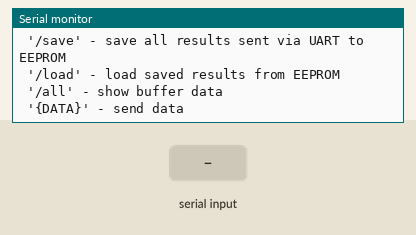
A program run on a simulated ATmega328P, built with avr-gcc and emulated at 16 MHz. Shown: the last lines printed to the serial monitor. The test bench sets the inputs (shaded band).

Above: at 1.2 s.
1.3 s: "1\n" received over Serial
At 2.3 s:
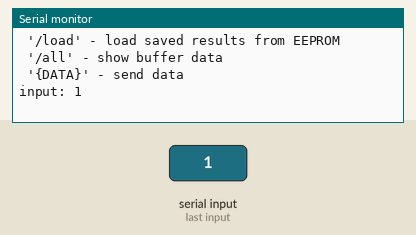
2.8 s: "0\n" received over Serial
At 3.4 s:
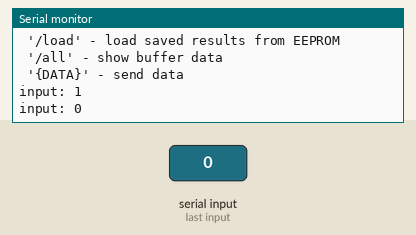

The program:

main.c
```c
/*
 *  Serial communication with Atmega328p
 *  Supports UART, Interrupts, EEPROM RW
 *  Extending to support Flash RW
 *  Datasheet: https://www.sparkfun.com/datasheets/Components/SMD/ATMega328.pdf
 *
 *  Author: Ramiz Polic
 */


// Predefined constants
#define F_CPU           16000000
#define USART_BAUDRATE  9600
#define UBRR_VALUE      (((F_CPU/(USART_BAUDRATE*16UL)))-1)
#define RX_BUFFER_SIZE  512
#define RX_LINE_SIZE    128

#include <avr/io.h>
#include <util/delay.h>
#include <avr/interrupt.h>
#include <avr/eeprom.h>

// Globals
volatile unsigned char rx_buffer[RX_BUFFER_SIZE], rx_line[RX_LINE_SIZE];
volatile unsigned char rx_buffer_pos=0, rx_line_pos=0;
volatile short waiting = 1;

// External functions
static inline int compare_string(char*, char*);

/************************************************************************/
/* Init module                                                          */
/************************************************************************/
void serial_init(){
	// Initialize USART
	UBRR0=UBRR_VALUE;			// set baud rate
	UCSR0B|=(1<<TXEN0);			// enable TX
	UCSR0B|=(1<<RXEN0);			// enable RX
	UCSR0B|=(1<<RXCIE0);			// RX complete interrupt
	UCSR0C|=(1<<UCSZ01)|(1<<UCSZ01); 	// no parity, 1 stop bit, 8-bit data
}

/************************************************************************/
/* Adding transmit modules                                              */
/************************************************************************/
void inline serial_char(unsigned char data){
	while(!(UCSR0A & (1<<UDRE0)));
	UDR0 = data;
}

void serial_break(){
	serial_char(10); // LF
	serial_char(13); // CR
}

void serial_string(char* s) {
	while (*s != '\0')
		serial_char(*s++);
}

/************************************************************************/
/* Interrupt Service Routine Receiver Handler				*/
/************************************************************************/
ISR(USART_RX_vect)
{
	// Empty buffer
	if(waiting == 0)
		memset(rx_line, 0, RX_LINE_SIZE);

	// Block
	waiting = 1;

	// Receive data
	unsigned char input = UDR0;
	if(input != '\n')
		rx_line[rx_line_pos++] = input;

	// Handle interrupt
	if(rx_line_pos >= RX_LINE_SIZE || (input == '\n' && rx_line_pos > 0)) {
		// Handle result
		logic_handler();

		// Resize
		rx_line_pos = 0;

		// Unblock
		waiting = 0;
	}
}

/************************************************************************/
/* Read/Write EEPROM							*/
/************************************************************************/
void save(char* data, int len) {
	eeprom_write_block((const void *)data, (void *)0, len);
	serial_string("Data saved to EEPROM.");
	serial_string("\n----- DATA -----\n");
	serial_string(data);
	serial_string("\n----------------\n");
}

void load(char* dest, int len) {
	eeprom_read_block((void *)dest , (const void *)0 , len);
	serial_string("Data loaded from EEPROM.");
	serial_string("\n----- DATA -----\n");
	serial_string(dest);
	serial_string("\n----------------\n");
}

/************************************************************************/
/* Logic handler                                                        */
/************************************************************************/
void logic_handler() {
	// Check commands
	if(compare_string(rx_line, "/save")) {
		save(rx_buffer, RX_BUFFER_SIZE);
	}
	else if(compare_string(rx_line, "/load")) {
		// Do something with load
		char data[RX_BUFFER_SIZE];
		load(data, RX_BUFFER_SIZE);
	}
	else if(compare_string(rx_line, "/all")) {
		// Print all results so far
		serial_string("all results: \n");
		serial_string(rx_buffer);
		serial_break();
	}
	else if(rx_line[0] != '\0') {
		// Preview current
		serial_string("input: ");
		serial_string(rx_line);
		serial_break();

		// Append to buffer
		short int i = 0;
		while(rx_buffer_pos+1 < RX_BUFFER_SIZE && i < rx_line_pos)
			rx_buffer[rx_buffer_pos++] = rx_line[i++];
		rx_buffer[rx_buffer_pos++] = '\n';

		// Handle overflow
		if(rx_buffer_pos >= RX_BUFFER_SIZE)
		{
			rx_buffer_pos = 0;
			memset(rx_buffer, 0, RX_BUFFER_SIZE);
		}
	}
}

int main(void){
	// Initialize and enable interrupts
	serial_init();
	sei();

	// Preview commands
	serial_string("Commands: \n '/save' - save all results sent via UART to EEPROM\n '/load' - load saved results from EEPROM\n");
	serial_string(" '/all' - show buffer data \n '{DATA}' - send data");
	serial_break();

	// Loop until dead
	while(1) {
		// do nothing here
	}
}

/************************************************************************/
/* External functions                                                   */
/************************************************************************/
static inline int compare_string(char *first, char *second) {
	while (*first == *second && *first != '\0') {
		first++;
		second++;
	}

	// 0 -> not equal
	// 1 -> equal
	return *first == '\0' && *second == '\0';
}
```

Measured:
- after the input at 1.3 s, the serial monitor: prints a new line at once (image 1)
- after the input at 2.8 s, the serial monitor: prints a new line at once (image 2)
